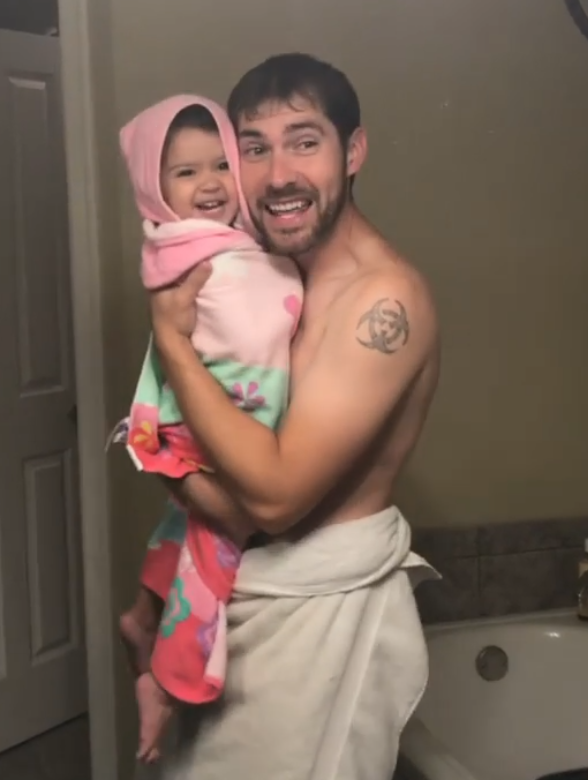
#> input picture Notes/pic.PNG, 588 x 780 px
$ python facial_detection.py --image ../Notes/pic.PNG
#> lines starting #> are read from the running program, lines starting #| are printed output that depends on the picture; after the words box and inside, x2 and y2 are one past the last pixel; in counts of white or black regions, pixels touching at a corner belong together
import numpy as np
import cv2
import argparse

parse = argparse.ArgumentParser()
parse.add_argument("-i","--image",required=True, help="Provide path to image")
args = vars(parse.parse_args())

cascade = '.\haarcascades\haarcascade_frontalface_default.xml'
nested_cascade = '.\haarcascades\haarcascade_eye.xml'
face_cascade = cv2.CascadeClassifier(cascade)
eye_cascade = cv2.CascadeClassifier(nested_cascade)
scale_factor = 1.3
min_neighbors = 5

img = cv2.imread(args["image"])
#> img is the input picture: shape (780, 588, 3); mean B, G, R 86.5, 98.6, 119.1
gray = cv2.cvtColor(img, cv2.COLOR_BGR2GRAY)
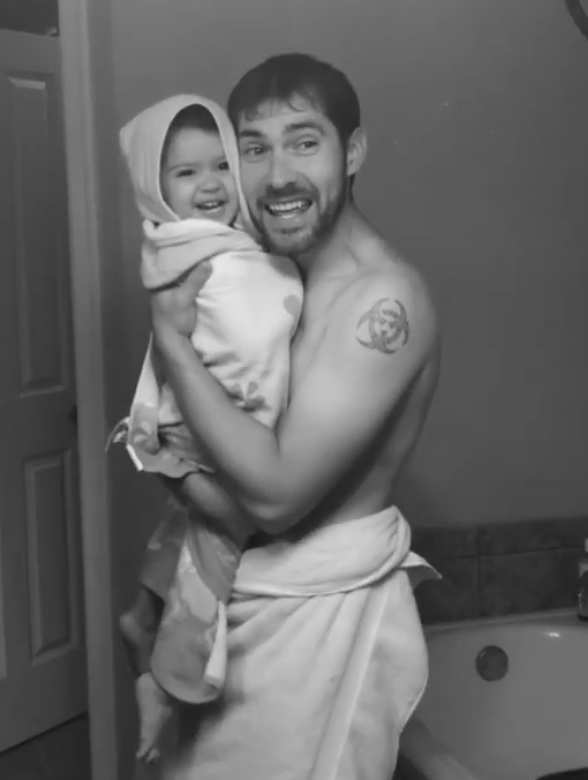
#> gray: shape (780, 588); min 22, max 232, mean 103.4

faces = face_cascade.detectMultiScale(gray, scale_factor, min_neighbors)
#> faces = [[160, 135, 90, 90], [210, 87, 147, 147]]
for (x,y,w,h) in faces:
    cv2.rectangle(img,(x,y),(x+w,y+h),(255,0,0),2)
    roi_gray = gray[y:y+h, x:x+w]
    roi_color = img[y:y+h, x:x+w]
    eyes = eye_cascade.detectMultiScale(roi_gray)
    for (ex,ey,ew,eh) in eyes:
        cv2.rectangle(roi_color,(ex,ey),(ex+ew,ey+eh),(0,255,0),2)
#> this loop made 2 passes
#> (x, y, w, h, eyes) on passes 1 to 2: (160, 135, 90, 90, [[14, 28, 24, 24], [34, 52, 34, 34]]), (210, 87, 147, 147, [[75, 38, 38, 38], [30, 47, 33, 33]])
#> pass 1, `roi_gray = gray[y:y+h, x:x+w]`:
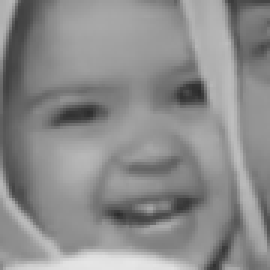
#> roi_gray: shape (90, 90) (shown 3 times larger); min 43, max 230, mean 139.5
#> pass 1, `roi_color = img[y:y+h, x:x+w]`:
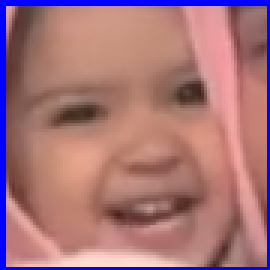
#> roi_color: shape (90, 90, 3) (shown 3 times larger); mean B, G, R 123.3, 116.3, 166.7
#> pass 2, `roi_gray = gray[y:y+h, x:x+w]`:
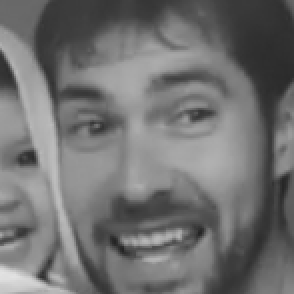
#> roi_gray: shape (147, 147) (shown 2 times larger); min 36, max 226, mean 113.2
#> pass 2, `roi_color = img[y:y+h, x:x+w]`:
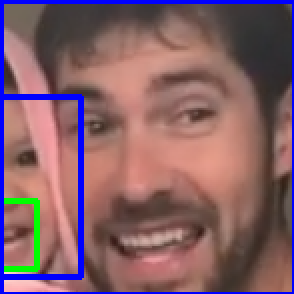
#> roi_color: shape (147, 147, 3) (shown 2 times larger); mean B, G, R 103.4, 96.5, 131.9
#> after the loop:
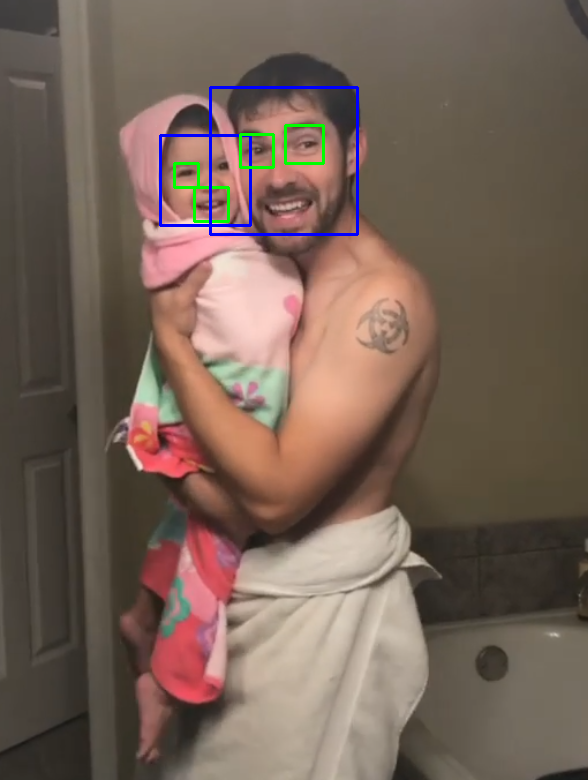
#> img: shape (780, 588, 3); 0.93% of pixels changed, all inside (x1, y1, x2, y2) = (159, 86, 359, 236)
#> after the loop:
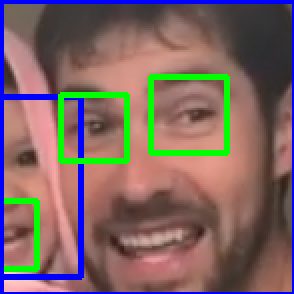
#> roi_color: shape (147, 147, 3) (shown 2 times larger); 3.91% of pixels changed, all inside (x1, y1, x2, y2) = (29, 37, 115, 82)

cv2.imshow('img',img)
cv2.waitKey(0)
cv2.destroyAllWindows()
